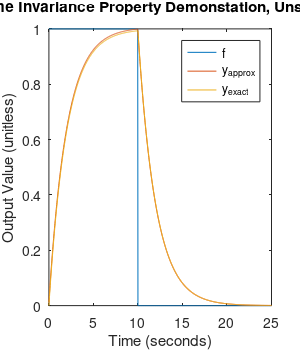

Here is the MATLAB script that generated this plot:
clf
clear
%clc

td = 0;
%td = 5;
Tmax = 25; a = 0.5; tp = 10; T = Tmax/1000;
t = 0:T:Tmax;
h = a .* exp(-a .* t);
f = rectpuls(t - tp /2 - td,tp);

yexact = exp(-a .* (t - td)) .* (exp(a .* min(tp,t - td)) - 1);
yexact(yexact < 0) = 0;
y = T .* conv(double(h),double(f));

y = y(1:length(t));

plot(t,f,t,y,t,yexact)
legend({'f','y_{approx}','y_{exact}'})
xlabel('Time (seconds)');
ylabel('Output Value (unitless)');
%title('Time Invariance Property Demonstation, Shifted');
title('Time Invariance Property Demonstation, Unshifted');

paper_size = [3 3.5];
set (gcf, "paperunits", "inches")
set (gcf, "papertype", "<custom>")
set (gcf, "papersize", paper_size)
set (gcf, "paperposition", [0, 0, paper_size])

%print('-dpng', 'P1_A.png');
print('-dpng', 'P1_B.png');
